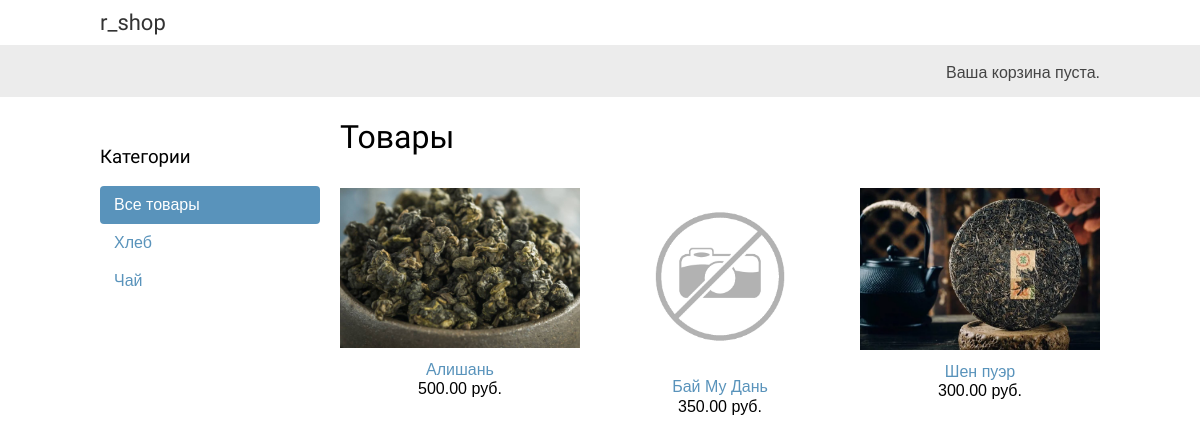
Before: / with the older database file.
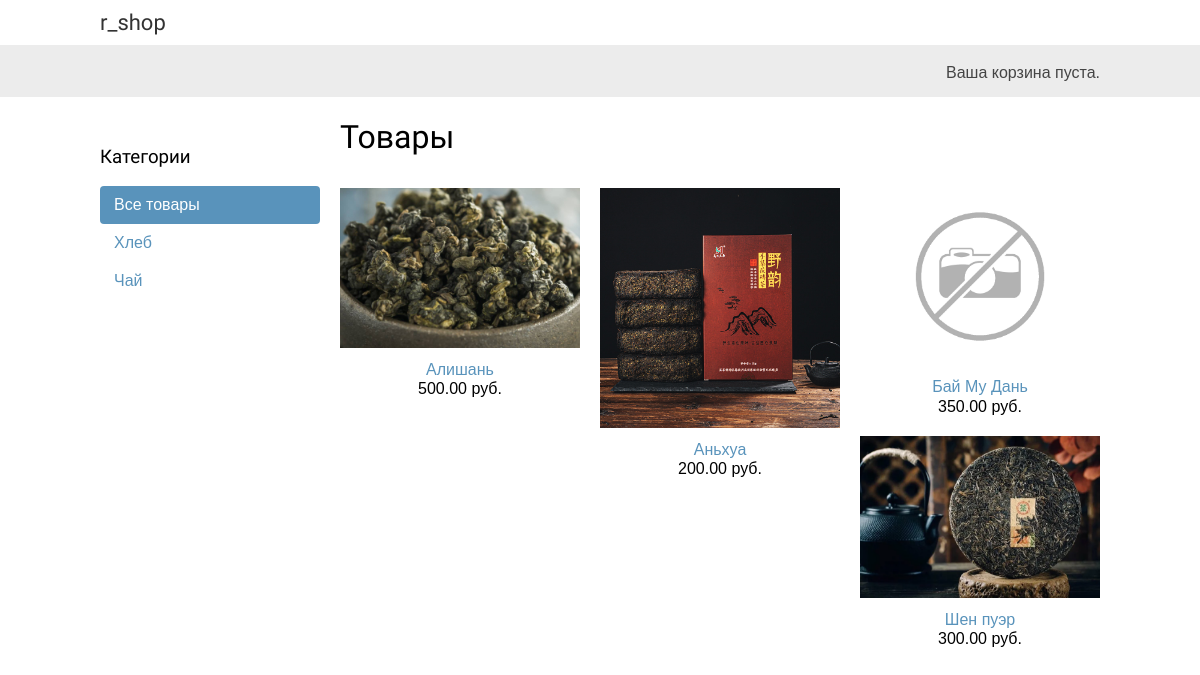
After: the same page with the newer database file.
### shop/models.py (models this page shows, shortened)
class Category(models.Model):
    name = models.CharField(max_length=200, verbose_name='Имя категории')
    slug = models.SlugField(max_length=200, unique=True)
    class Meta:
        ordering = [
            'name'
        ]
        indexes = [
            models.Index(fields=['name']),
        ]
        verbose_name = 'Категория'
        verbose_name_plural = 'Категории'
    def get_absolute_url(self):
        return reverse('shop:product_list_by_category', args=[self.slug])

class Product(models.Model):
    category = models.ForeignKey(Category, related_name='products', on_delete=models.CASCADE, verbose_name='Категория')
    name = models.CharField(max_length=200, verbose_name='Наименование')
    slug = models.SlugField(max_length=200)
    image = models.ImageField(upload_to='products/%Y/%m/%d', blank=True, verbose_name='Изображение')
    description = models.TextField(blank=True)
    price = models.DecimalField(max_digits=10, decimal_places=2, verbose_name='Цена')
    available = models.BooleanField(default=True, verbose_name='Наличие')
    created = models.DateTimeField(auto_now_add=True, verbose_name='Создан')
    updated = models.DateTimeField(auto_now=True, verbose_name='Обновлен')
    class Meta:
        ordering = [
            'name'
        ]
        indexes = [
            models.Index(fields=['id', 'slug']),
            models.Index(fields=['name']),
            models.Index(fields=['-created']),
        ]
        verbose_name = 'Продукт'
        verbose_name_plural = 'Продукты'
    def get_absolute_url(self):
        return reverse('shop:product_detail', args=[self.id, self.slug])

### shop/views.py (the view)
# urls.py: path('', views.product_list, name='product_list'),
def product_list(request, category_slug=None):
    category = None
    categories = Category.objects.all()
    products = Product.objects.filter(available=True)
    if category_slug:
        category = get_object_or_404(Category, slug=category_slug)
        products = products.filter(category=category)
    return render(
        request,
        'shop/product/list.html',
        {'category': category, 'categories': categories, 'products': products}
    )

### cart/cart.py (called while the page is built)
    def __len__(self):
        return sum(item['quantity'] for item in self.cart.values())

### cart/context_processors.py (called while the page is built)
def cart(request):
    return {'cart': Cart(request)}

### shop/templates/shop/product/list.html (shortened to what this page needs)
{% extends 'shop/base.html' %}
{% load static %}
{% block content %}
    <div id="sidebar">
        <h3>Категории</h3>
        <ul>
            <li {% if not category%}class="selected"{% endif %}>
                <a href="{% url 'shop:product_list' %}">Все товары</a>
            </li>
            {% for c in categories %}
                <li {% if category.slug == c.slug %}class="selected"{%endif%}>
                    <a href="{{ c.get_absolute_url }}">{{ c.name }}</a>
                </li>
            {% endfor %}
        </ul>
    </div>
    <div id="main" class="product-list">
        <h1>{% if category %}{{ category.name}}{% else %}Товары{% endif %}</h1>
        {% for product in products %}
            <div class="item">
                <a href="{{ product.get_absolute_url }}">
                    <img src="{% if product.image %}{{ product.image.url }}{% else %}{% static 'img/no_img.png' %}{% endif %}">
                </a>
                <a href="{{ product.get_absolute_url }}">{{ product.name }}</a>
                <br>
                {{ product.price }} руб.
            </div>
        {% endfor %}
    </div>
{% endblock  %}

### shop/templates/shop/base.html (shortened to what this page needs)
{% load static %}
{% load custom_tags %}
<!DOCTYPE html>
<html>
    <head>
        <link rel="stylesheet" href="{% static 'css/base.css' %}" type="text/css">
    </head>
    <body>
        <div id="header">
            <a href="/" class="logo"> r_shop </a>
        </div>
        <div id="subheader">
            <div class="cart">
                {% with total_items=cart|length %}
                    {% if total_items > 0 %}
                        Корзина:
                        <a href="{% url 'cart:cart_detail' %}">
                            {{ total_items }} {{ total_items|ru_plural:"товар,товара,товаров" }} |
                            {{ cart.get_total_price }} руб.
                        </a>
                    {% elif not order %}
                        Ваша корзина пуста.
                    {% endif %}
                {% endwith %}
            </div>
        </div>
        <div id="content">
            {% block content %}
            {% endblock %}
        </div>
    </body>
</html>

### shop/static/css/base.css (style rules this page uses)
body { margin:0; padding:0; font-family:helvetica, sans-serif; }
h1, h2, h3, h4, h5 , h6 { font-family: 'Ubuntu', sans-serif; font-weight:normal; }
a { text-decoration:none; color:#5993bb; }
#header { padding:10px 100px; font-size:18px; overflow:auto; }
#subheader { background:#ececec; color:#444; padding:15px 100px; overflow:auto; }
#header .logo { font-family: 'Ubuntu', sans-serif; float:left; color:#333; font-size:22px; margin-right:10%; }
#subheader .cart { float:right; padding-top:4px; }
#content { padding:0 100px; overflow:hidden; }
#sidebar { width:220px; padding:30px 20px 0 0; float:left; }
#sidebar ul { margin:0; padding:0; }
#sidebar ul li { margin:0; list-style:none; padding:10px 14px; }
#sidebar ul li a { display:block; }
#sidebar ul li.selected { background:#5993bb; border-radius:4px; }
#sidebar ul li.selected a { color:#fff; }
#main { float:left; width: 96%; margin-right:-220px; overflow:hidden; }
.product-list .item { width:25%; padding:10px 20px 10px 0; float:left; text-align:center; line-height:1.2; }
.product-list .item img { width:100%; margin-bottom:8px; }

Changed rows visible on the page:
added Product: image (picture), name "Аньхуа", price "200.00"
